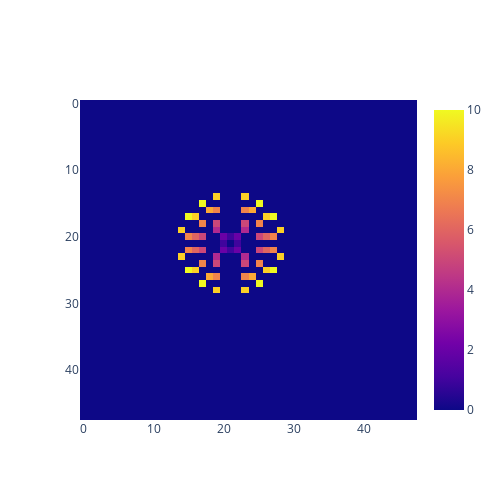

Here is the notebook cell this chart was saved with:
### Code cell
import numpy as np
from typing import Tuple

import util
from util import generate_circle_coordinates_array

# Example usage:
center = (21, 21)
N = 10
radius = 4
max_coord = 48
gap_size = 1

array = np.zeros((max_coord, max_coord))
for r, N in zip([3,4,5,6,7], [8, 10,14,14,20]):
    coord_array = generate_circle_coordinates_array(center, N, r, max_coord, gap_size)
    array = np.logical_or(coord_array, array).astype(int)

dist_array = util.pad_and_crop(util.manhattan_kernel(20), array, center[0], center[1])
array = np.logical_or(array, util.pad_and_crop(np.ones((3,3)), array, center[0], center[1])).astype(int)
# print(coord_array)
array 

fig = util.show_map_array(array*dist_array).update_layout(height=500, width=500)
fig.show()

### Figure 1 — Plotly figure (JSON) as saved in the notebook; plotly's stock layout.template omitted (floating-point values rounded to 4 significant figures; data arrays with more than 128 entries replaced by an {"elided": "..."} marker saying what was removed)
{"data": [{"type": "heatmap", "z": {"elided": "48x48 int values"}}], "layout": {"height": 500, "width": 500, "xaxis": {"autorange": true, "range": [-0.5, 47.5]}, "yaxis": {"autorange": true, "range": [47.5, -0.5]}}}
